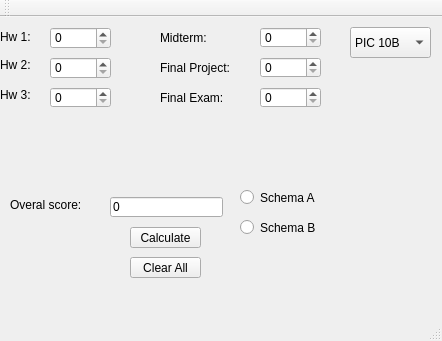
<?xml version="1.0" encoding="UTF-8"?>
<ui version="4.0">
 <class>MainWindow</class>
 <widget class="QMainWindow" name="MainWindow">
  <property name="geometry">
   <rect>
    <x>0</x>
    <y>0</y>
    <width>442</width>
    <height>341</height>
   </rect>
  </property>
  <property name="windowTitle">
   <string>MainWindow</string>
  </property>
  <widget class="QWidget" name="centralWidget">
   <widget class="QLabel" name="label">
    <property name="geometry">
     <rect>
      <x>0</x>
      <y>10</y>
      <width>71</width>
      <height>20</height>
     </rect>
    </property>
    <property name="text">
     <string>Hw 1:</string>
    </property>
   </widget>
   <widget class="QPushButton" name="pushButton">
    <property name="geometry">
     <rect>
      <x>130</x>
      <y>210</y>
      <width>71</width>
      <height>21</height>
     </rect>
    </property>
    <property name="text">
     <string>Calculate</string>
    </property>
   </widget>
   <widget class="QLabel" name="label_2">
    <property name="geometry">
     <rect>
      <x>0</x>
      <y>40</y>
      <width>71</width>
      <height>16</height>
     </rect>
    </property>
    <property name="text">
     <string>Hw 2:</string>
    </property>
   </widget>
   <widget class="QLineEdit" name="lineEdit">
    <property name="geometry">
     <rect>
      <x>110</x>
      <y>180</y>
      <width>113</width>
      <height>20</height>
     </rect>
    </property>
    <property name="text">
     <string>0</string>
    </property>
   </widget>
   <widget class="QLabel" name="label_3">
    <property name="geometry">
     <rect>
      <x>10</x>
      <y>180</y>
      <width>101</width>
      <height>16</height>
     </rect>
    </property>
    <property name="text">
     <string>Overal score:</string>
    </property>
   </widget>
   <widget class="QLabel" name="label_4">
    <property name="geometry">
     <rect>
      <x>0</x>
      <y>70</y>
      <width>71</width>
      <height>16</height>
     </rect>
    </property>
    <property name="text">
     <string>Hw 3:</string>
    </property>
   </widget>
   <widget class="QLabel" name="label_5">
    <property name="geometry">
     <rect>
      <x>160</x>
      <y>10</y>
      <width>81</width>
      <height>21</height>
     </rect>
    </property>
    <property name="text">
     <string>Midterm:</string>
    </property>
   </widget>
   <widget class="QLabel" name="label_6">
    <property name="geometry">
     <rect>
      <x>160</x>
      <y>70</y>
      <width>121</width>
      <height>21</height>
     </rect>
    </property>
    <property name="text">
     <string>Final Exam:</string>
    </property>
   </widget>
   <widget class="QRadioButton" name="radioButton">
    <property name="geometry">
     <rect>
      <x>240</x>
      <y>160</y>
      <width>111</width>
      <height>41</height>
     </rect>
    </property>
    <property name="text">
     <string>Schema A</string>
    </property>
   </widget>
   <widget class="QRadioButton" name="radioButton_2">
    <property name="geometry">
     <rect>
      <x>240</x>
      <y>190</y>
      <width>101</width>
      <height>41</height>
     </rect>
    </property>
    <property name="text">
     <string>Schema B</string>
    </property>
   </widget>
   <widget class="QLabel" name="label_7">
    <property name="geometry">
     <rect>
      <x>160</x>
      <y>40</y>
      <width>151</width>
      <height>21</height>
     </rect>
    </property>
    <property name="text">
     <string>Final Project:</string>
    </property>
   </widget>
   <widget class="QPushButton" name="pushButton_2">
    <property name="geometry">
     <rect>
      <x>130</x>
      <y>240</y>
      <width>71</width>
      <height>21</height>
     </rect>
    </property>
    <property name="text">
     <string>Clear All</string>
    </property>
   </widget>
   <widget class="QSpinBox" name="spinBox_2">
    <property name="geometry">
     <rect>
      <x>50</x>
      <y>10</y>
      <width>61</width>
      <height>22</height>
     </rect>
    </property>
   </widget>
   <widget class="QSpinBox" name="spinBox_3">
    <property name="geometry">
     <rect>
      <x>50</x>
      <y>40</y>
      <width>61</width>
      <height>22</height>
     </rect>
    </property>
   </widget>
   <widget class="QSpinBox" name="spinBox_4">
    <property name="geometry">
     <rect>
      <x>50</x>
      <y>70</y>
      <width>61</width>
      <height>21</height>
     </rect>
    </property>
   </widget>
   <widget class="QSpinBox" name="spinBox_5">
    <property name="geometry">
     <rect>
      <x>260</x>
      <y>10</y>
      <width>61</width>
      <height>21</height>
     </rect>
    </property>
   </widget>
   <widget class="QSpinBox" name="spinBox_6">
    <property name="geometry">
     <rect>
      <x>260</x>
      <y>40</y>
      <width>61</width>
      <height>21</height>
     </rect>
    </property>
   </widget>
   <widget class="QSpinBox" name="spinBox_7">
    <property name="geometry">
     <rect>
      <x>260</x>
      <y>70</y>
      <width>61</width>
      <height>21</height>
     </rect>
    </property>
   </widget>
   <widget class="QComboBox" name="comboBox">
    <property name="geometry">
     <rect>
      <x>350</x>
      <y>10</y>
      <width>81</width>
      <height>31</height>
     </rect>
    </property>
    <item>
     <property name="text">
      <string>PIC 10B</string>
     </property>
    </item>
    <item>
     <property name="text">
      <string>PIC 10C</string>
     </property>
    </item>
   </widget>
  </widget>
  <widget class="QMenuBar" name="menuBar">
   <property name="geometry">
    <rect>
     <x>0</x>
     <y>0</y>
     <width>442</width>
     <height>17</height>
    </rect>
   </property>
  </widget>
  <widget class="QToolBar" name="mainToolBar">
   <attribute name="toolBarArea">
    <enum>TopToolBarArea</enum>
   </attribute>
   <attribute name="toolBarBreak">
    <bool>false</bool>
   </attribute>
  </widget>
  <widget class="QStatusBar" name="statusBar"/>
 </widget>
 <layoutdefault spacing="6" margin="11"/>
 <resources/>
 <connections/>
</ui>
